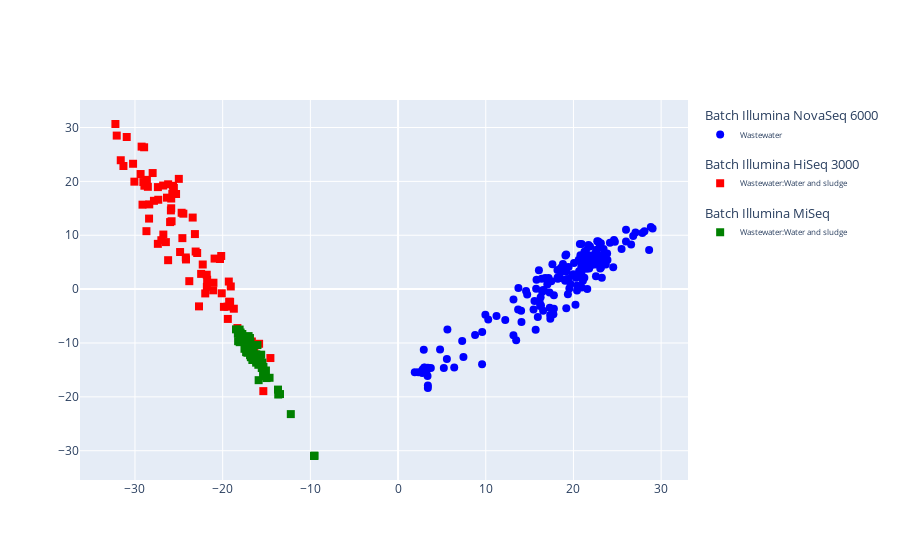

Here is the notebook cell this chart was saved with:
### Markdown cell above
### Filtering data for one centre

### Code cell
file = "metadataset_w_study_dataset_all_biomes_merged_abund_tables_genus.csv"
path = f"data/MGnify/datasets/{file}"

batch_label = "instrument_platform"
exp_label = "biomes"
drop_cols = ["experiment_type", "study_id", "centre_name", "index"]

raw_data = DataPreprocess(path, factors = ["sample", batch_label, exp_label]).dropna().reset_index(drop=True) #drop samples without meta info
pre_data = raw_data[raw_data["centre_name"]=="DTU-GE"].reset_index(drop=True)
pre_data = pre_data.drop(drop_cols, axis=1)
data = DataTransform(pre_data, factors = ["sample", batch_label, exp_label], count=True)
data[exp_label] = data[exp_label].str.replace("root:Engineered:", "", regex=False) #remove redundant label

#plot PCA of data to visualize it
plotPCA(data, sample_label="sample", batch_label=batch_label, experiment_label=exp_label)

### Figure 1 — Plotly figure (JSON) as saved in the notebook; plotly's stock layout.template omitted (floating-point values rounded to 4 significant figures; data arrays with more than 128 entries replaced by an {"elided": "..."} marker saying what was removed)
{"data": [{"legendgroup": "Illumina NovaSeq 6000", "legendgrouptitle": {"text": "Batch Illumina NovaSeq 6000"}, "marker": {"color": {"elided": "167 str values"}, "size": 8, "symbol": {"elided": "167 str values"}}, "mode": "markers", "name": "Wastewater", "type": "scatter", "x": {"elided": "167 float values"}, "y": {"elided": "167 float values"}}, {"legendgroup": "Illumina NovaSeq 6000", "legendgrouptitle": {"text": "Batch Illumina NovaSeq 6000"}, "marker": {"color": [], "size": 8, "symbol": []}, "mode": "markers", "name": "Wastewater:Water and sludge", "type": "scatter", "x": [], "y": []}, {"legendgroup": "Illumina HiSeq 3000", "legendgrouptitle": {"text": "Batch Illumina HiSeq 3000"}, "marker": {"color": [], "size": 8, "symbol": []}, "mode": "markers", "name": "Wastewater", "type": "scatter", "x": [], "y": []}, {"legendgroup": "Illumina HiSeq 3000", "legendgrouptitle": {"text": "Batch Illumina HiSeq 3000"}, "marker": {"color": ["red", "red", "red", "red", "red", "red", "red", "red", "red", "red", "red", "red", "red", "red", "red", "red", "red", "red", "red", "red", "red", "red", "red", "red", "red", "red", "red", "red", "red", "red", "red", "red", "red", "red", "red", "red", "red", "red", "red", "red", "red", "red", "red", "red", "red", "red", "red", "red", "red", "red", "red", "red", "red", "red", "red", "red", "red", "red", "red", "red", "red", "red", "red", "red", "red", "red", "red", "red", "red", "red", "red", "red", "red", "red", "red", "red", "red", "red", "red", "red", "red"], "size": 8, "symbol": ["square", "square", "square", "square", "square", "square", "square", "square", "square", "square", "square", "square", "square", "square", "square", "square", "square", "square", "square", "square", "square", "square", "square", "square", "square", "square", "square", "square", "square", "square", "square", "square", "square", "square", "square", "square", "square", "square", "square", "square", "square", "square", "square", "square", "square", "square", "square", "square", "square", "square", "square", "square", "square", "square", "square", "square", "square", "square", "square", "square", "square", "square", "square", "square", "square", "square", "square", "square", "square", "square", "square", "square", "square", "square", "square", "square", "square", "square", "square", "square", "square"]}, "mode": "markers", "name": "Wastewater:Water and sludge", "type": "scatter", "x": [-28.82, -24.18, -30.94, -21.82, -23.81, -16.67, -25.9, -14.56, -18.32, -16.39, -21.8, -29.36, -19.86, -28.37, -20.11, -20.17, -24.2, -19.15, -31.62, -32.08, -21.08, -26.99, -20.3, -22.91, -28.96, -28.53, -22.7, -21.05, -19.08, -19.41, -16.91, -27.99, -26.77, -26.0, -28.69, -20.92, -30.07, -31.32, -26.35, -23.17, -22.27, -30.22, -24.59, -29.05, -22.46, -27.35, -18.73, -23.42, -21.99, -29.14, -25.0, -28.39, -25.87, -29.24, -25.57, -26.22, -17.53, -27.84, -28.92, -19.44, -21.77, -24.86, -15.36, -26.48, -26.22, -19.26, -26.79, -25.83, -25.74, -25.31, -23.08, -25.87, -19.3, -15.85, -32.23, -27.39, -27.39, -28.64, -24.48, -25.66, -24.68], "y": [19.82, 5.506, 28.24, 2.67, 1.476, -9.718, 14.61, -12.79, -7.227, -11.63, 0.4385, 21.37, -3.288, 15.73, -0.7747, 6.155, 5.877, -2.358, 23.92, 28.5, -0.2226, 9.077, 5.586, 6.708, 26.33, 18.99, -3.204, 1.192, 0.4947, -5.532, -9.136, 21.55, 10.13, 12.44, 10.76, 5.669, 19.95, 22.85, 16.98, 10.22, 4.572, 23.27, 9.465, 19.88, 2.828, 16.59, -3.635, 13.28, -0.7975, 15.68, 20.46, 13.09, 15.01, 26.45, 18.79, 19.46, -9.011, 16.39, 19.2, -3.253, 1.745, 6.886, -18.93, 8.725, 5.372, -2.346, 19.23, 12.6, 17.69, 17.65, 6.978, 16.82, 1.409, -10.15, 30.65, 18.94, 8.406, 20.28, 14.0, 19.18, 14.18]}, {"legendgroup": "Illumina MiSeq", "legendgrouptitle": {"text": "Batch Illumina MiSeq"}, "marker": {"color": [], "size": 8, "symbol": []}, "mode": "markers", "name": "Wastewater", "type": "scatter", "x": [], "y": []}, {"legendgroup": "Illumina MiSeq", "legendgrouptitle": {"text": "Batch Illumina MiSeq"}, "marker": {"color": ["green", "green", "green", "green", "green", "green", "green", "green", "green", "green", "green", "green", "green", "green", "green", "green", "green", "green", "green", "green", "green", "green", "green", "green", "green", "green", "green", "green", "green", "green", "green", "green", "green", "green", "green", "green", "green", "green", "green", "green", "green", "green", "green", "green", "green", "green", "green", "green", "green", "green", "green", "green", "green", "green", "green", "green", "green", "green", "green", "green", "green", "green", "green", "green"], "size": 8, "symbol": ["square", "square", "square", "square", "square", "square", "square", "square", "square", "square", "square", "square", "square", "square", "square", "square", "square", "square", "square", "square", "square", "square", "square", "square", "square", "square", "square", "square", "square", "square", "square", "square", "square", "square", "square", "square", "square", "square", "square", "square", "square", "square", "square", "square", "square", "square", "square", "square", "square", "square", "square", "square", "square", "square", "square", "square", "square", "square", "square", "square", "square", "square", "square", "square"]}, "mode": "markers", "name": "Wastewater:Water and sludge", "type": "scatter", "x": [-17.63, -16.61, -14.65, -16.79, -15.72, -15.39, -17.05, -16.83, -17.17, -13.46, -16.2, -15.9, -15.35, -16.7, -17.11, -18.04, -18.27, -15.93, -17.12, -18.07, -12.23, -15.47, -16.46, -17.33, -17.16, -16.12, -15.61, -16.51, -17.95, -16.88, -16.89, -18.06, -16.68, -17.24, -16.7, -18.24, -16.14, -16.03, -17.21, -17.76, -16.16, -16.99, -17.07, -16.53, -16.65, -16.18, -16.62, -13.69, -15.36, -18.48, -15.07, -17.18, -17.96, -17.51, -16.05, -17.28, -9.569, -16.0, -14.99, -15.54, -9.569, -9.543, -9.569, -13.66], "y": [-9.557, -13.15, -16.46, -12.64, -13.0, -15.6, -8.719, -9.895, -9.539, -19.48, -13.25, -16.9, -14.43, -10.93, -10.18, -9.431, -8.252, -14.04, -9.746, -7.506, -23.2, -13.63, -12.43, -11.7, -11.47, -13.2, -12.17, -11.34, -8.054, -12.27, -9.074, -9.846, -11.29, -9.972, -11.38, -9.661, -13.1, -10.38, -10.44, -8.328, -12.11, -10.6, -11.34, -12.37, -12.1, -13.65, -10.57, -18.65, -16.18, -7.466, -15.11, -11.81, -8.439, -11.08, -12.45, -9.39, -30.98, -13.15, -16.51, -14.65, -30.98, -30.9, -30.98, -19.56]}], "layout": {"legend": {"font": {"size": 8}, "itemwidth": 30}}}
